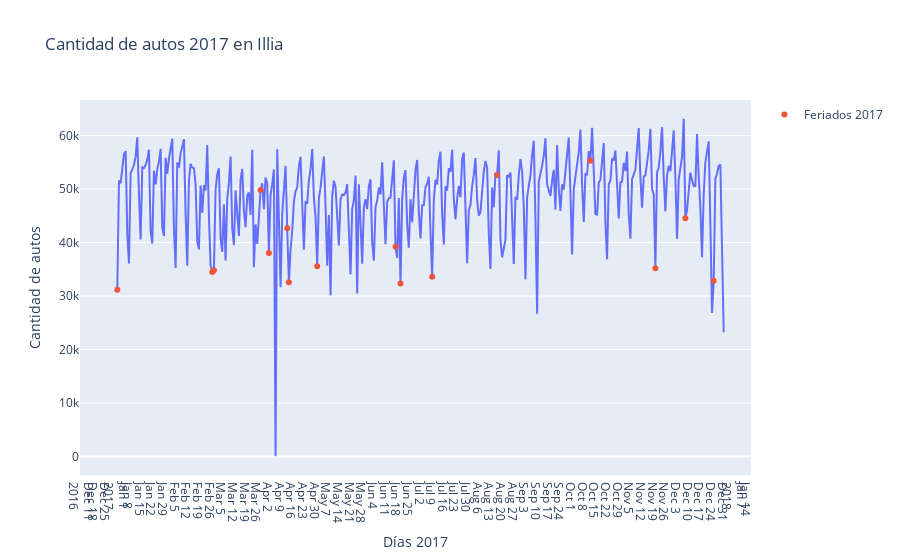
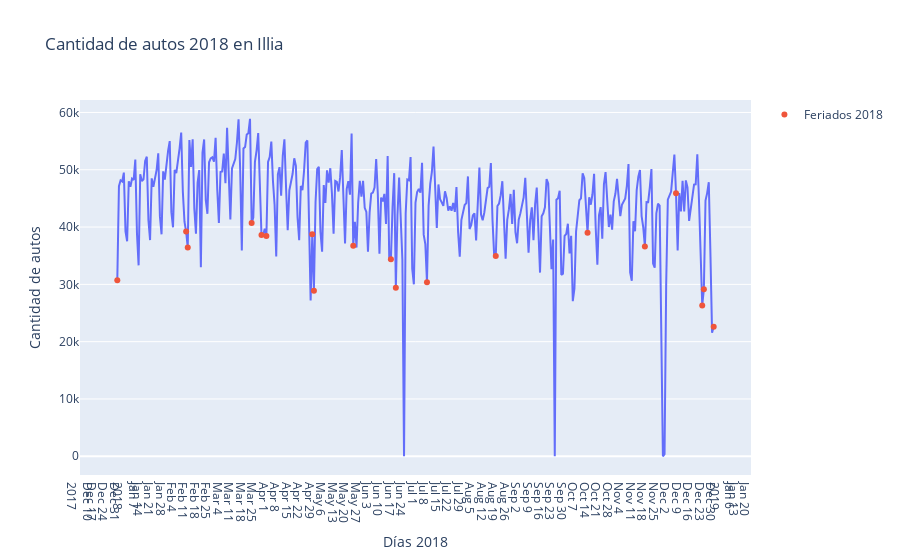
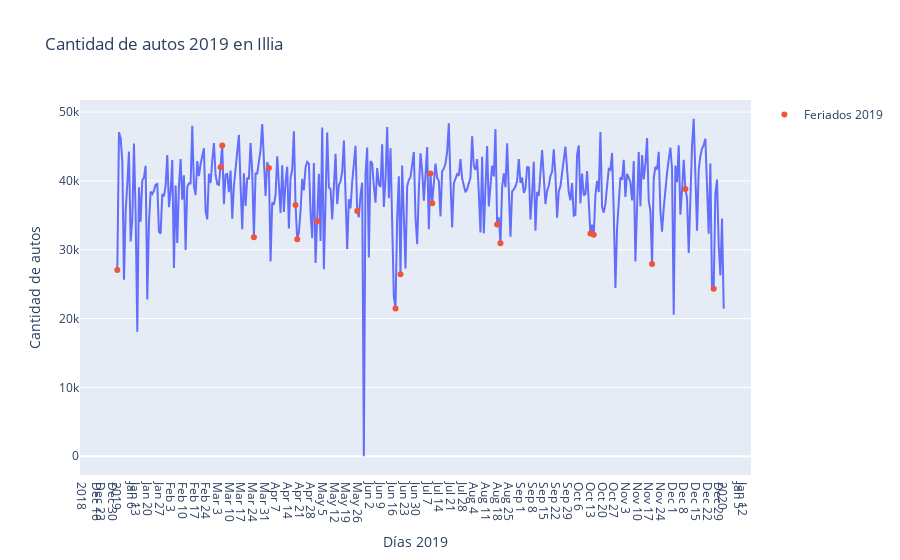

Source (notebook cell) for these figures, in order:
### Code cell
fig = px.line(ds_2017, x=ds_2017.index, y='cantidad_pasos',title='Cantidad de autos 2017 en Illia')
fig.add_trace(go.Scatter(x=feriados2017, y=ds_2017.loc[feriados2017].cantidad_pasos,
                    mode='markers', name='Feriados 2017'))
fig.update_layout(xaxis_title='Días 2017',
                   yaxis_title='Cantidad de autos')
fig.update_xaxes(nticks=100,showgrid=False)
fig.show()
fig2 = px.line(ds_2018, x=ds_2018.index, y='cantidad_pasos',title='Cantidad de autos 2018 en Illia')
fig2.add_trace(go.Scatter(x=feriados2018, y=ds_2018.loc[feriados2018].cantidad_pasos,
                    mode='markers', name='Feriados 2018'))
fig2.update_layout(xaxis_title='Días 2018',
                   yaxis_title='Cantidad de autos')
fig2.update_xaxes(nticks=100,showgrid=False)
fig2.show()
fig3 = px.line(ds_2019, x=ds_2019.index, y='cantidad_pasos',title='Cantidad de autos 2019 en Illia')
fig3.add_trace(go.Scatter(x=feriados2019, y=ds_2019.loc[feriados2019].cantidad_pasos,
                    mode='markers', name='Feriados 2019'))
fig3.update_layout(xaxis_title='Días 2019',
                   yaxis_title='Cantidad de autos')
fig3.update_xaxes(nticks=100,showgrid=False)
fig3.show()

### Figure 1 — Plotly figure (JSON) as saved in the notebook; plotly's stock layout.template omitted (floating-point values rounded to 4 significant figures; data arrays with more than 128 entries replaced by an {"elided": "..."} marker saying what was removed)
{"data": [{"hovertemplate": "fecha=%{x}<br>cantidad_pasos=%{y}<extra></extra>", "legendgroup": "", "line": {"color": "#636efa", "dash": "solid"}, "mode": "lines", "name": "", "orientation": "v", "showlegend": false, "type": "scatter", "x": {"elided": "365 str values"}, "xaxis": "x", "y": {"elided": "365 int values"}, "yaxis": "y"}, {"mode": "markers", "name": "Feriados 2017", "type": "scatter", "x": ["2017-01-01", "2017-02-27", "2017-02-28", "2017-03-28", "2017-04-02", "2017-04-13", "2017-04-14", "2017-05-01", "2017-06-17", "2017-06-20", "2017-07-09", "2017-08-17", "2017-10-12", "2017-11-20", "2017-12-08", "2017-12-25"], "y": [31183, 34497, 34825, 49792, 38045, 42650, 32588, 35547, 39192, 32336, 33578, 52620, 55265, 35200, 44526, 32852]}], "layout": {"autosize": true, "legend": {"tracegroupgap": 0}, "title": {"text": "Cantidad de autos 2017 en Illia"}, "xaxis": {"anchor": "y", "autorange": true, "domain": [0, 1], "nticks": 100, "range": ["2016-12-09 14:32:56.8262", "2018-01-16 09:27:03.1738"], "showgrid": false, "title": {"text": "Días 2017"}, "type": "date"}, "yaxis": {"anchor": "x", "autorange": true, "domain": [0, 1], "range": [-3465.0, 66630.0], "title": {"text": "Cantidad de autos"}, "type": "linear"}}}

### Figure 2 — Plotly figure (JSON) as saved in the notebook; plotly's stock layout.template omitted (floating-point values rounded to 4 significant figures; data arrays with more than 128 entries replaced by an {"elided": "..."} marker saying what was removed)
{"data": [{"hovertemplate": "fecha=%{x}<br>cantidad_pasos=%{y}<extra></extra>", "legendgroup": "", "line": {"color": "#636efa", "dash": "solid"}, "mode": "lines", "name": "", "orientation": "v", "showlegend": false, "type": "scatter", "x": {"elided": "365 str values"}, "xaxis": "x", "y": {"elided": "365 int values"}, "yaxis": "y"}, {"mode": "markers", "name": "Feriados 2018", "type": "scatter", "x": ["2018-01-01", "2018-02-12", "2018-02-13", "2018-03-24", "2018-03-30", "2018-04-02", "2018-04-30", "2018-05-01", "2018-05-25", "2018-06-17", "2018-06-20", "2018-07-09", "2018-08-20", "2018-10-15", "2018-11-19", "2018-12-08", "2018-12-24", "2018-12-25", "2018-12-31"], "y": [30735, 39217, 36454, 40697, 38627, 38441, 38739, 28870, 36757, 34369, 29428, 30377, 34953, 38987, 36609, 45924, 26332, 29139, 22599]}], "layout": {"autosize": true, "legend": {"tracegroupgap": 0}, "title": {"text": "Cantidad de autos 2018 en Illia"}, "xaxis": {"anchor": "y", "autorange": true, "domain": [0, 1], "nticks": 100, "range": ["2017-12-09 05:32:29.6222", "2019-01-22 18:27:30.3778"], "showgrid": false, "title": {"text": "Días 2018"}, "type": "date"}, "yaxis": {"anchor": "x", "autorange": true, "domain": [0, 1], "range": [-3273.0, 62180.0], "title": {"text": "Cantidad de autos"}, "type": "linear"}}}

### Figure 3 — Plotly figure (JSON) as saved in the notebook; plotly's stock layout.template omitted (floating-point values rounded to 4 significant figures; data arrays with more than 128 entries replaced by an {"elided": "..."} marker saying what was removed)
{"data": [{"hovertemplate": "fecha=%{x}<br>cantidad_pasos=%{y}<extra></extra>", "legendgroup": "", "line": {"color": "#636efa", "dash": "solid"}, "mode": "lines", "name": "", "orientation": "v", "showlegend": false, "type": "scatter", "x": {"elided": "365 str values"}, "xaxis": "x", "y": {"elided": "365 int values"}, "yaxis": "y"}, {"mode": "markers", "name": "Feriados 2019", "type": "scatter", "x": ["2019-01-01", "2019-03-04", "2019-03-05", "2019-03-24", "2019-04-02", "2019-04-18", "2019-04-19", "2019-05-01", "2019-05-25", "2019-06-17", "2019-06-20", "2019-07-08", "2019-07-09", "2019-08-17", "2019-08-19", "2019-10-12", "2019-10-14", "2019-11-18", "2019-12-08", "2019-12-25"], "y": [27038, 41991, 45154, 31797, 41861, 36512, 31515, 34162, 35626, 21469, 26438, 41090, 36759, 33680, 30943, 32359, 32168, 27937, 38839, 24349]}], "layout": {"autosize": true, "legend": {"tracegroupgap": 0}, "title": {"text": "Cantidad de autos 2019 en Illia"}, "xaxis": {"anchor": "y", "autorange": true, "domain": [0, 1], "nticks": 100, "range": ["2018-12-09 14:32:56.8262", "2020-01-16 09:27:03.1738"], "showgrid": false, "title": {"text": "Días 2019"}, "type": "date"}, "yaxis": {"anchor": "x", "autorange": true, "domain": [0, 1], "range": [-2724.0, 51750.0], "title": {"text": "Cantidad de autos"}, "type": "linear"}}}
